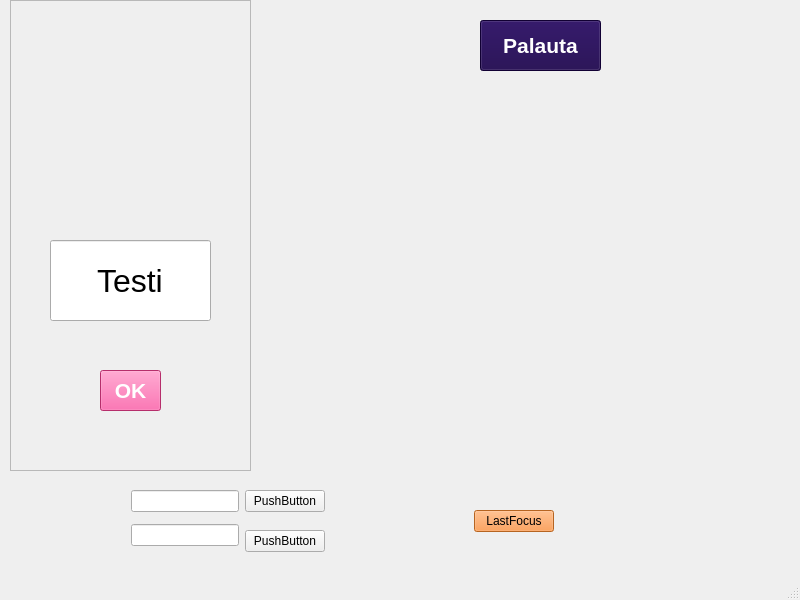
<?xml version="1.0" encoding="UTF-8"?>
<ui version="4.0">
 <class>MainWindow</class>
 <widget class="QMainWindow" name="MainWindow">
  <property name="geometry">
   <rect>
    <x>0</x>
    <y>0</y>
    <width>800</width>
    <height>600</height>
   </rect>
  </property>
  <property name="windowTitle">
   <string>MainWindow</string>
  </property>
  <widget class="QWidget" name="centralwidget">
   <widget class="QFrame" name="frame">
    <property name="geometry">
     <rect>
      <x>10</x>
      <y>0</y>
      <width>241</width>
      <height>471</height>
     </rect>
    </property>
    <property name="frameShape">
     <enum>QFrame::StyledPanel</enum>
    </property>
    <property name="frameShadow">
     <enum>QFrame::Raised</enum>
    </property>
    <widget class="QLabel" name="label">
     <property name="geometry">
      <rect>
       <x>30</x>
       <y>10</y>
       <width>181</width>
       <height>211</height>
      </rect>
     </property>
     <property name="text">
      <string/>
     </property>
     <property name="pixmap">
      <pixmap resource="suttuResources.qrc">:/pictures/docs/student.png</pixmap>
     </property>
     <property name="scaledContents">
      <bool>true</bool>
     </property>
    </widget>
    <widget class="QLineEdit" name="lineEdit">
     <property name="geometry">
      <rect>
       <x>40</x>
       <y>240</y>
       <width>161</width>
       <height>81</height>
      </rect>
     </property>
     <property name="font">
      <font>
       <pointsize>24</pointsize>
       <weight>50</weight>
       <bold>false</bold>
      </font>
     </property>
     <property name="text">
      <string>Testi</string>
     </property>
     <property name="alignment">
      <set>Qt::AlignCenter</set>
     </property>
    </widget>
    <widget class="QPushButton" name="pushButton">
     <property name="geometry">
      <rect>
       <x>90</x>
       <y>370</y>
       <width>61</width>
       <height>41</height>
      </rect>
     </property>
     <property name="font">
      <font>
       <pointsize>16</pointsize>
       <weight>75</weight>
       <bold>true</bold>
      </font>
     </property>
     <property name="styleSheet">
      <string notr="true">background-color: rgb(255, 64, 150);
color: rgb(255, 255, 255);</string>
     </property>
     <property name="text">
      <string>OK</string>
     </property>
    </widget>
   </widget>
   <widget class="QPushButton" name="resetPositionsPushButton">
    <property name="geometry">
     <rect>
      <x>480</x>
      <y>20</y>
      <width>121</width>
      <height>51</height>
     </rect>
    </property>
    <property name="font">
     <font>
      <pointsize>16</pointsize>
      <weight>75</weight>
      <bold>true</bold>
     </font>
    </property>
    <property name="styleSheet">
     <string notr="true">background-color: rgb(24, 0, 72);
color: rgb(255, 255, 255);</string>
    </property>
    <property name="text">
     <string>Palauta</string>
    </property>
   </widget>
   <widget class="QWidget" name="">
    <property name="geometry">
     <rect>
      <x>131</x>
      <y>490</y>
      <width>423</width>
      <height>62</height>
     </rect>
    </property>
    <layout class="QHBoxLayout" name="horizontalLayout">
     <item>
      <layout class="QGridLayout" name="gridLayout">
       <item row="0" column="0" rowspan="2">
        <widget class="QLineEdit" name="lastNameLineEdit"/>
       </item>
       <item row="0" column="1" rowspan="2" colspan="2">
        <widget class="QPushButton" name="pushButton_3">
         <property name="text">
          <string>PushButton</string>
         </property>
        </widget>
       </item>
       <item row="2" column="0" rowspan="2">
        <widget class="QLineEdit" name="firstNameLineEdit"/>
       </item>
       <item row="3" column="1" colspan="2">
        <widget class="QPushButton" name="pushButton_4">
         <property name="text">
          <string>PushButton</string>
         </property>
        </widget>
       </item>
      </layout>
     </item>
     <item>
      <spacer name="horizontalSpacer">
       <property name="orientation">
        <enum>Qt::Horizontal</enum>
       </property>
       <property name="sizeHint" stdset="0">
        <size>
         <width>118</width>
         <height>20</height>
        </size>
       </property>
      </spacer>
     </item>
     <item>
      <widget class="QPushButton" name="lastFocusPushButton">
       <property name="styleSheet">
        <string notr="true">background-color: rgb(255, 140, 46);</string>
       </property>
       <property name="text">
        <string>LastFocus</string>
       </property>
      </widget>
     </item>
    </layout>
   </widget>
  </widget>
  <widget class="QMenuBar" name="menubar">
   <property name="geometry">
    <rect>
     <x>0</x>
     <y>0</y>
     <width>800</width>
     <height>21</height>
    </rect>
   </property>
  </widget>
  <widget class="QStatusBar" name="statusbar"/>
 </widget>
 <resources>
  <include location="suttuResources.qrc"/>
 </resources>
 <connections/>
</ui>
